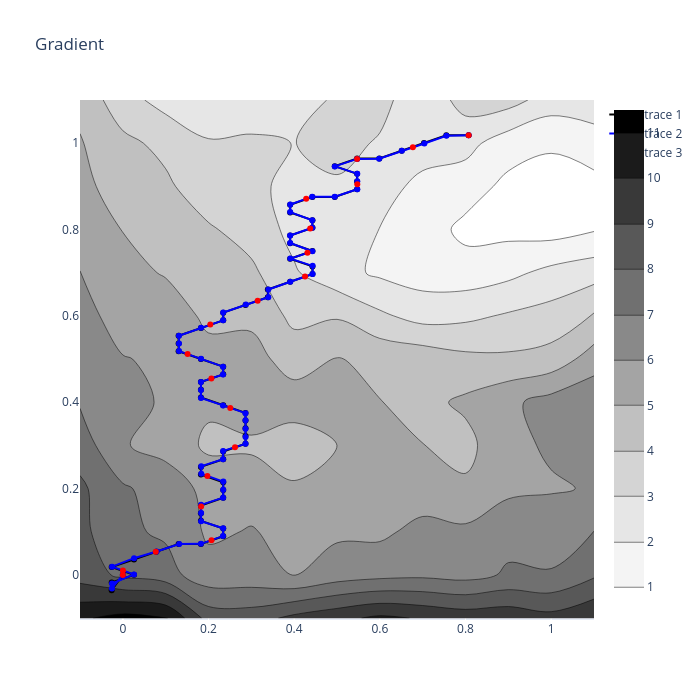

This figure's notebook cell:
### Code cell
fig = go.Figure(data = go.Contour( \
        z=pmf_test.reshape(colvars_tl[0].shape).T, y=np.arange(-0.1,1.1,0.1), x=np.arange(-0.1,1.1,0.1), colorscale="Greys"));
fig.add_trace(go.Scatter(x=path_norm[:,0], y=path_norm[:,1],
                    mode='markers+lines', line_shape='linear', line=dict(
                color='black',
               width=2
            )
        ))
A=0.005;
fig.add_trace(go.Scatter(x=path_new[:,0], y=path_new[:,1],
                    mode='markers+lines', line_shape='linear', line=dict(
                color='blue',
                width=2
            ), marker=dict(color='blue')
        ))
fig.add_trace(go.Scatter(x=even_path[:,0],y=even_path[:,1],mode='markers',marker=dict(color='red')))
fig.update_layout(title='Gradient', autosize=False,height=700,width=700)
fig.show()
